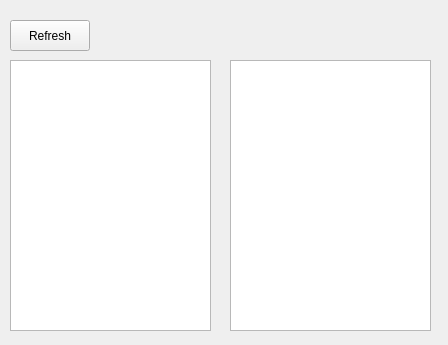
<?xml version="1.0" encoding="UTF-8"?>
<ui version="4.0">
 <class>TimingChartWindow</class>
 <widget class="QWidget" name="TimingChartWindow">
  <property name="geometry">
   <rect>
    <x>0</x>
    <y>0</y>
    <width>448</width>
    <height>345</height>
   </rect>
  </property>
  <property name="windowTitle">
   <string>Form</string>
  </property>
  <widget class="QPlainTextEdit" name="plainTextEdit">
   <property name="geometry">
    <rect>
     <x>230</x>
     <y>60</y>
     <width>201</width>
     <height>271</height>
    </rect>
   </property>
  </widget>
  <widget class="QPlainTextEdit" name="plainTextEdit_2">
   <property name="geometry">
    <rect>
     <x>10</x>
     <y>60</y>
     <width>201</width>
     <height>271</height>
    </rect>
   </property>
  </widget>
  <widget class="QPushButton" name="pushButton">
   <property name="geometry">
    <rect>
     <x>10</x>
     <y>20</y>
     <width>80</width>
     <height>31</height>
    </rect>
   </property>
   <property name="text">
    <string>Refresh</string>
   </property>
  </widget>
 </widget>
 <resources/>
 <connections/>
</ui>
